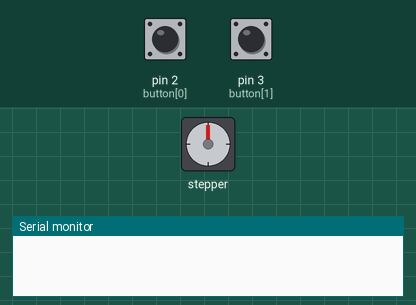
Bench run of a sketch on a simulated Arduino Uno, built with avr-gcc and run on an emulated ATmega328P. Shown: stepper motor, the last lines printed to the serial monitor. Inputs (shaded band) come from the test bench; at power-on: pin 2 (button[0]) HIGH, pin 3 (button[1]) HIGH. Stepper angles assume 50 steps per turn.

Above: at 1.2 s.
1.3 s: pin 2 (button[0]) pulled LOW for 0.15 s
At 1.65 s:
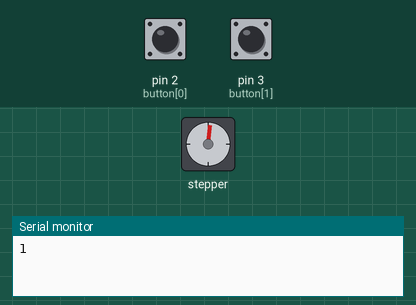
At 2.25 s:
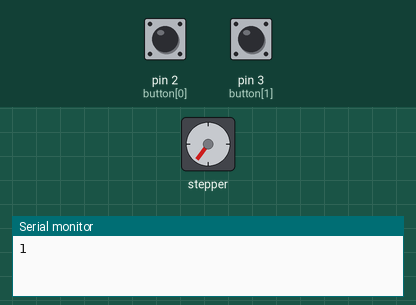
4.3 s: pin 3 (button[1]) pulled LOW for 3.2 s
At 7.71 s:
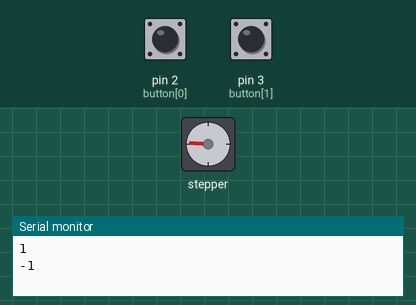
10.5 s: pin 3 (button[1]) pulled LOW for 0.15 s
13.6 s: pin 2 (button[0]) pulled LOW for 1 s
Timing chart, 0 to 18.3 s (numbered marks = the images above; inputs shaded):
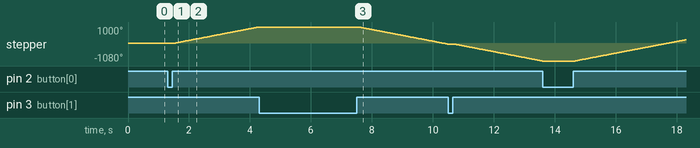

Measured:
- after the input at 1.3 s, stepper: keeps turning clockwise at about 358°/s, starting after 0.20 s

The sketch:

lat3_pushbtn_CWCCW.ino
```cpp
#include <Stepper.h>

#define STEPS 50

Stepper stepper(STEPS, 4, 5, 6, 7);

#define btn 2
const int button[] =  {2,3}; // kiri, kanan

void setup()
{
  Serial.begin(9600);
  stepper.setSpeed(60);
  for(int x=0; x<btn; x++){
    pinMode(button[x], INPUT_PULLUP);
  }
}

int speed_ = 0;
int direction_;

void loop()
{
  if ( digitalRead(button[0]) == 0 ){
    if ( debounce(0) ){
      direction_ = 1;
      while ( debounce(0) );
    }
    Serial.println(String(direction_));
  }

  if ( digitalRead(button[1]) == 0 ){
    if ( debounce(1) ){
      direction_ = -1;
      while ( debounce(1) );
    }
    Serial.println(String(direction_));
  }

  stepper.step(direction_);
}

bool debounce(int x)
{
  byte count = 0;
  for(byte i = 0; i < 5; i++) {
    if (digitalRead(button[x]) == 0)
      count++;
    delay(10);
  }
  if(count > 2)  return 1;
  else           return 0;
}
```
